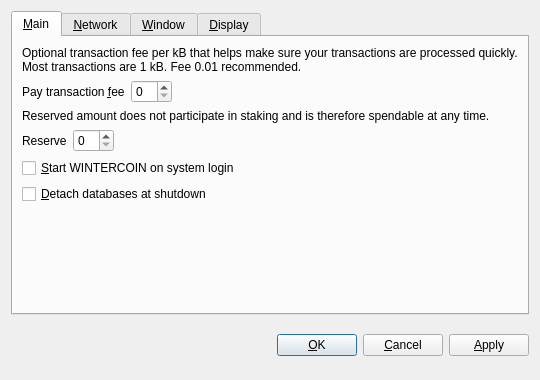
<?xml version="1.0" encoding="UTF-8"?>
<ui version="4.0">
 <class>OptionsDialog</class>
 <widget class="QDialog" name="OptionsDialog">
  <property name="geometry">
   <rect>
    <x>0</x>
    <y>0</y>
    <width>540</width>
    <height>380</height>
   </rect>
  </property>
  <property name="windowTitle">
   <string>Options</string>
  </property>
  <property name="modal">
   <bool>true</bool>
  </property>
  <layout class="QVBoxLayout" name="verticalLayout">
   <item>
    <widget class="QTabWidget" name="tabWidget">
     <property name="tabPosition">
      <enum>QTabWidget::North</enum>
     </property>
     <property name="currentIndex">
      <number>0</number>
     </property>
     <widget class="QWidget" name="tabMain">
      <attribute name="title">
       <string>&amp;Main</string>
      </attribute>
      <layout class="QVBoxLayout" name="verticalLayout_Main">
       <item>
        <widget class="QLabel" name="transactionFeeInfoLabel">
         <property name="text">
          <string>Optional transaction fee per kB that helps make sure your transactions are processed quickly. Most transactions are 1 kB. Fee 0.01 recommended.</string>
         </property>
         <property name="textFormat">
          <enum>Qt::PlainText</enum>
         </property>
         <property name="wordWrap">
          <bool>true</bool>
         </property>
        </widget>
       </item>
       <item>
        <layout class="QHBoxLayout" name="horizontalLayoutFee">
         <item>
          <widget class="QLabel" name="transactionFeeLabel">
           <property name="text">
            <string>Pay transaction &amp;fee</string>
           </property>
           <property name="textFormat">
            <enum>Qt::PlainText</enum>
           </property>
           <property name="buddy">
            <cstring>transactionFee</cstring>
           </property>
          </widget>
         </item>
         <item>
          <widget class="BitcoinAmountField" name="transactionFee"/>
         </item>
         <item>
          <spacer name="horizontalSpacerFee">
           <property name="orientation">
            <enum>Qt::Horizontal</enum>
           </property>
           <property name="sizeHint" stdset="0">
            <size>
             <width>40</width>
             <height>20</height>
            </size>
           </property>
          </spacer>
         </item>
        </layout>
       </item>
       <item>
        <widget class="QLabel" name="reserveBalanceInfoLabel">
         <property name="text">
          <string>Reserved amount does not participate in staking and is therefore spendable at any time.</string>
         </property>
         <property name="textFormat">
          <enum>Qt::PlainText</enum>
         </property>
         <property name="wordWrap">
          <bool>true</bool>
         </property>
        </widget>
       </item>
       <item>
        <layout class="QHBoxLayout" name="horizontalLayoutReserveBalance">
         <item>
          <widget class="QLabel" name="reserveBalanceLabel">
           <property name="text">
            <string>Reserve</string>
           </property>
           <property name="textFormat">
            <enum>Qt::PlainText</enum>
           </property>
           <property name="buddy">
            <cstring>reserveBalance</cstring>
           </property>
          </widget>
         </item>
         <item>
          <widget class="BitcoinAmountField" name="reserveBalance"/>
         </item>
         <item>
          <spacer name="horizontalSpacerReserveBalance">
           <property name="orientation">
            <enum>Qt::Horizontal</enum>
           </property>
           <property name="sizeHint" stdset="0">
            <size>
             <width>40</width>
             <height>20</height>
            </size>
           </property>
          </spacer>
         </item>
        </layout>
       </item>
       <item>
        <widget class="QCheckBox" name="bitcoinAtStartup">
         <property name="toolTip">
          <string>Automatically start WINTERCOIN after logging in to the system.</string>
         </property>
         <property name="text">
          <string>&amp;Start WINTERCOIN on system login</string>
         </property>
        </widget>
       </item>
       <item>
        <widget class="QCheckBox" name="detachDatabases">
         <property name="toolTip">
          <string>Detach block and address databases at shutdown. This means they can be moved to another data directory, but it slows down shutdown. The wallet is always detached.</string>
         </property>
         <property name="text">
          <string>&amp;Detach databases at shutdown</string>
         </property>
        </widget>
       </item>
       <item>
        <spacer name="verticalSpacer_Main">
         <property name="orientation">
          <enum>Qt::Vertical</enum>
         </property>
         <property name="sizeHint" stdset="0">
          <size>
           <width>20</width>
           <height>40</height>
          </size>
         </property>
        </spacer>
       </item>
      </layout>
     </widget>
     <widget class="QWidget" name="tabNetwork">
      <attribute name="title">
       <string>&amp;Network</string>
      </attribute>
      <layout class="QVBoxLayout" name="verticalLayout_Network">
       <item>
        <widget class="QCheckBox" name="mapPortUpnp">
         <property name="toolTip">
          <string>Automatically open the WINTERCOIN client port on the router. This only works when your router supports UPnP and it is enabled.</string>
         </property>
         <property name="text">
          <string>Map port using &amp;UPnP</string>
         </property>
        </widget>
       </item>
       <item>
        <widget class="QCheckBox" name="connectSocks">
         <property name="toolTip">
          <string>Connect to the WINTERCOIN network through a SOCKS proxy (e.g. when connecting through Tor).</string>
         </property>
         <property name="text">
          <string>&amp;Connect through SOCKS proxy:</string>
         </property>
        </widget>
       </item>
       <item>
        <layout class="QHBoxLayout" name="horizontalLayout_Network">
         <item>
          <widget class="QLabel" name="proxyIpLabel">
           <property name="text">
            <string>Proxy &amp;IP:</string>
           </property>
           <property name="textFormat">
            <enum>Qt::PlainText</enum>
           </property>
           <property name="buddy">
            <cstring>proxyIp</cstring>
           </property>
          </widget>
         </item>
         <item>
          <widget class="QValidatedLineEdit" name="proxyIp">
           <property name="maximumSize">
            <size>
             <width>140</width>
             <height>16777215</height>
            </size>
           </property>
           <property name="toolTip">
            <string>IP address of the proxy (e.g. 127.0.0.1)</string>
           </property>
          </widget>
         </item>
         <item>
          <widget class="QLabel" name="proxyPortLabel">
           <property name="text">
            <string>&amp;Port:</string>
           </property>
           <property name="textFormat">
            <enum>Qt::PlainText</enum>
           </property>
           <property name="buddy">
            <cstring>proxyPort</cstring>
           </property>
          </widget>
         </item>
         <item>
          <widget class="QLineEdit" name="proxyPort">
           <property name="maximumSize">
            <size>
             <width>55</width>
             <height>16777215</height>
            </size>
           </property>
           <property name="toolTip">
            <string>Port of the proxy (e.g. 9050)</string>
           </property>
          </widget>
         </item>
         <item>
          <widget class="QLabel" name="socksVersionLabel">
           <property name="text">
            <string>SOCKS &amp;Version:</string>
           </property>
           <property name="textFormat">
            <enum>Qt::PlainText</enum>
           </property>
           <property name="buddy">
            <cstring>socksVersion</cstring>
           </property>
          </widget>
         </item>
         <item>
          <widget class="QValueComboBox" name="socksVersion">
           <property name="toolTip">
            <string>SOCKS version of the proxy (e.g. 5)</string>
           </property>
          </widget>
         </item>
         <item>
          <spacer name="horizontalSpacer_Network">
           <property name="orientation">
            <enum>Qt::Horizontal</enum>
           </property>
           <property name="sizeHint" stdset="0">
            <size>
             <width>40</width>
             <height>20</height>
            </size>
           </property>
          </spacer>
         </item>
        </layout>
       </item>
       <item>
        <spacer name="verticalSpacer_Network">
         <property name="orientation">
          <enum>Qt::Vertical</enum>
         </property>
         <property name="sizeHint" stdset="0">
          <size>
           <width>20</width>
           <height>40</height>
          </size>
         </property>
        </spacer>
       </item>
      </layout>
     </widget>
     <widget class="QWidget" name="tabWindow">
      <attribute name="title">
       <string>&amp;Window</string>
      </attribute>
      <layout class="QVBoxLayout" name="verticalLayout_Window">
       <item>
        <widget class="QCheckBox" name="minimizeToTray">
         <property name="toolTip">
          <string>Show only a tray icon after minimizing the window.</string>
         </property>
         <property name="text">
          <string>&amp;Minimize to the tray instead of the taskbar</string>
         </property>
        </widget>
       </item>
       <item>
        <widget class="QCheckBox" name="minimizeOnClose">
         <property name="toolTip">
          <string>Minimize instead of exit the application when the window is closed. When this option is enabled, the application will be closed only after selecting Quit in the menu.</string>
         </property>
         <property name="text">
          <string>M&amp;inimize on close</string>
         </property>
        </widget>
       </item>
       <item>
        <spacer name="verticalSpacer_Window">
         <property name="orientation">
          <enum>Qt::Vertical</enum>
         </property>
         <property name="sizeHint" stdset="0">
          <size>
           <width>20</width>
           <height>40</height>
          </size>
         </property>
        </spacer>
       </item>
      </layout>
     </widget>
     <widget class="QWidget" name="tabDisplay">
      <attribute name="title">
       <string>&amp;Display</string>
      </attribute>
      <layout class="QVBoxLayout" name="verticalLayout_Display">
       <item>
        <layout class="QHBoxLayout" name="horizontalLayout_1_Display">
         <item>
          <widget class="QLabel" name="langLabel">
           <property name="text">
            <string>User Interface &amp;language:</string>
           </property>
           <property name="textFormat">
            <enum>Qt::PlainText</enum>
           </property>
           <property name="buddy">
            <cstring>lang</cstring>
           </property>
          </widget>
         </item>
         <item>
          <widget class="QValueComboBox" name="lang">
           <property name="toolTip">
            <string>The user interface language can be set here. This setting will take effect after restarting WINTERCOIN.</string>
           </property>
          </widget>
         </item>
        </layout>
       </item>
       <item>
        <layout class="QHBoxLayout" name="horizontalLayout_2_Display">
         <item>
          <widget class="QLabel" name="unitLabel">
           <property name="text">
            <string>&amp;Unit to show amounts in:</string>
           </property>
           <property name="textFormat">
            <enum>Qt::PlainText</enum>
           </property>
           <property name="buddy">
            <cstring>unit</cstring>
           </property>
          </widget>
         </item>
         <item>
          <widget class="QValueComboBox" name="unit">
           <property name="toolTip">
            <string>Choose the default subdivision unit to show in the interface and when sending coins.</string>
           </property>
          </widget>
         </item>
        </layout>
       </item>
       <item>
        <widget class="QCheckBox" name="displayAddresses">
         <property name="toolTip">
          <string>Whether to show WINTERCOIN addresses in the transaction list or not.</string>
         </property>
         <property name="text">
          <string>&amp;Display addresses in transaction list</string>
         </property>
        </widget>
       </item>
       <item>
        <widget class="QCheckBox" name="coinControlFeatures">
         <property name="toolTip">
          <string>Whether to show coin control features or not.</string>
         </property>
         <property name="text">
          <string>Display coin &amp;control features (experts only!)</string>
         </property>
        </widget>
       </item>
       <item>
        <spacer name="verticalSpacer_Display">
         <property name="orientation">
          <enum>Qt::Vertical</enum>
         </property>
         <property name="sizeHint" stdset="0">
          <size>
           <width>20</width>
           <height>40</height>
          </size>
         </property>
        </spacer>
       </item>
      </layout>
     </widget>
    </widget>
   </item>
   <item>
    <layout class="QHBoxLayout" name="horizontalLayout_Buttons">
     <item>
      <spacer name="horizontalSpacer_1">
       <property name="orientation">
        <enum>Qt::Horizontal</enum>
       </property>
       <property name="sizeHint" stdset="0">
        <size>
         <width>40</width>
         <height>48</height>
        </size>
       </property>
      </spacer>
     </item>
     <item>
      <widget class="QLabel" name="statusLabel">
       <property name="font">
        <font>
         <weight>75</weight>
         <bold>true</bold>
        </font>
       </property>
       <property name="text">
        <string/>
       </property>
       <property name="textFormat">
        <enum>Qt::PlainText</enum>
       </property>
       <property name="wordWrap">
        <bool>true</bool>
       </property>
      </widget>
     </item>
     <item>
      <spacer name="horizontalSpacer_2">
       <property name="orientation">
        <enum>Qt::Horizontal</enum>
       </property>
       <property name="sizeHint" stdset="0">
        <size>
         <width>40</width>
         <height>48</height>
        </size>
       </property>
      </spacer>
     </item>
     <item>
      <widget class="QPushButton" name="okButton">
       <property name="text">
        <string>&amp;OK</string>
       </property>
      </widget>
     </item>
     <item>
      <widget class="QPushButton" name="cancelButton">
       <property name="text">
        <string>&amp;Cancel</string>
       </property>
       <property name="autoDefault">
        <bool>false</bool>
       </property>
      </widget>
     </item>
     <item>
      <widget class="QPushButton" name="applyButton">
       <property name="text">
        <string>&amp;Apply</string>
       </property>
       <property name="autoDefault">
        <bool>false</bool>
       </property>
      </widget>
     </item>
    </layout>
   </item>
  </layout>
 </widget>
 <customwidgets>
  <customwidget>
   <class>BitcoinAmountField</class>
   <extends>QSpinBox</extends>
   <header>bitcoinamountfield.h</header>
  </customwidget>
  <customwidget>
   <class>QValueComboBox</class>
   <extends>QComboBox</extends>
   <header>qvaluecombobox.h</header>
  </customwidget>
  <customwidget>
   <class>QValidatedLineEdit</class>
   <extends>QLineEdit</extends>
   <header>qvalidatedlineedit.h</header>
  </customwidget>
 </customwidgets>
 <resources/>
 <connections/>
</ui>
